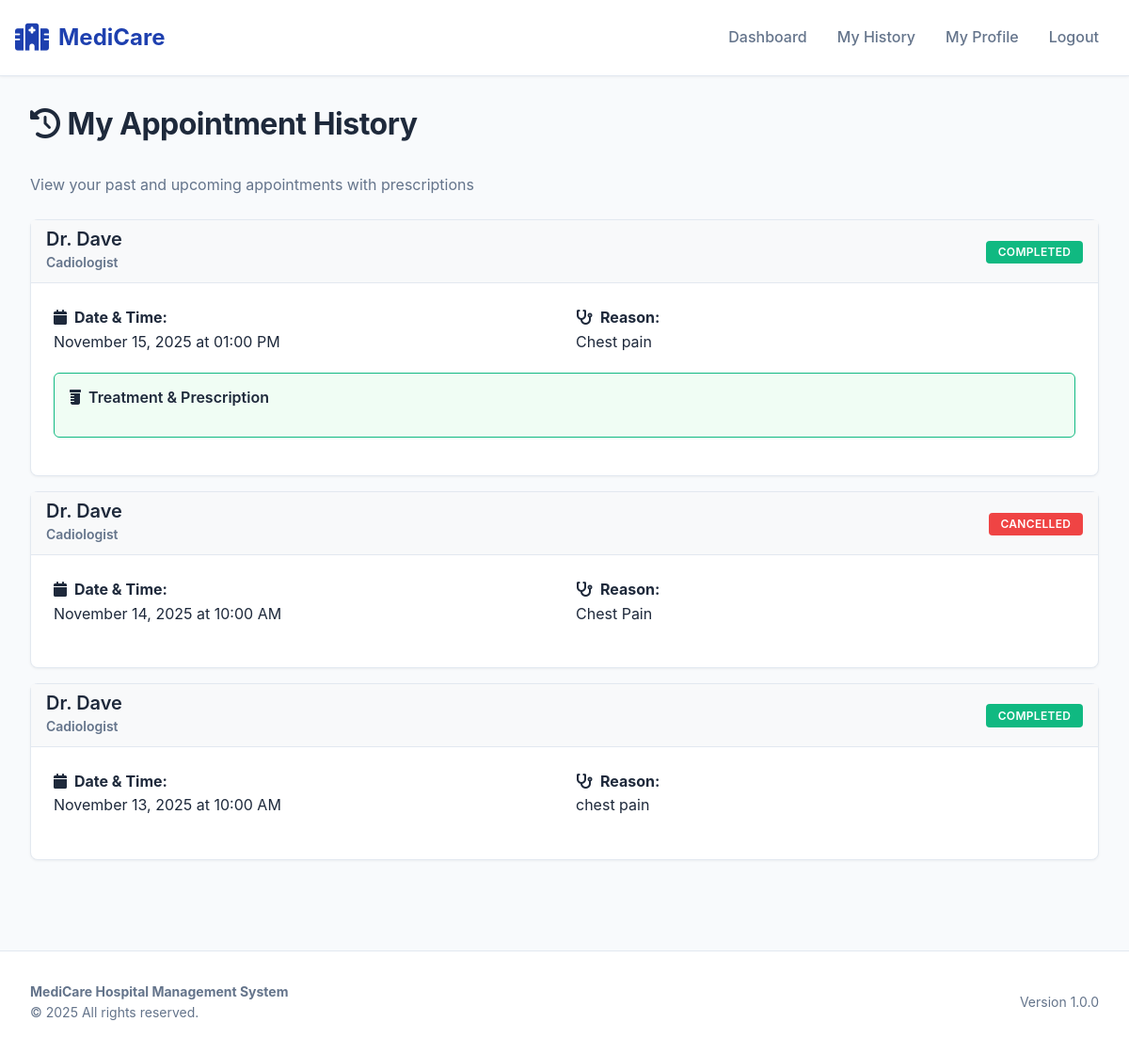
Screenshot of /patient/history/3 with the database file from the repository.
### application/models.py (models this page shows)
class Appointment(db.Model):
    __tablename__ = "appointments"
    id = db.Column(db.Integer, primary_key=True)
    user_id = db.Column(db.Integer, db.ForeignKey('user.id'), nullable=False)        # if your users table is 'user'
    doctor_id = db.Column(db.Integer, db.ForeignKey('doctors.id'), nullable=False)   # point to doctors table
    appointment_date = db.Column(db.DateTime, nullable=False)
    slot_id = db.Column(db.Integer, db.ForeignKey('slots.id'), nullable=True)
    reason = db.Column(db.String(500))   # store short reason
    status = db.Column(db.String(20), nullable=False, default='scheduled')
    created_at = db.Column(db.DateTime, default=datetime.utcnow)
    __table_args__ = (
        db.UniqueConstraint('doctor_id', 'appointment_date', name='uix_doctor_appointment_dt'),
    )

class Doctors(db.Model):
    id = db.Column(db.Integer, primary_key=True)
    name = db.Column(db.String(80), nullable = False)
    specialization = db.Column(db.String(100), nullable = False)
    email = db.Column(db.String(100), unique = True, nullable = False)
    password = db.Column(db.String(20), nullable = False)
    is_active = db.Column(db.Boolean, default=True, nullable=False)
    requests = db.relationship('Appointment', backref='doctor', lazy=True)
    slots = db.relationship('Slot', backref='doctor', lazy=True)

### application/controllers.py (the view)
@app.route('/patient/history/<int:user_id>')
def patient_history(user_id):
    user = User.query.get(user_id)
    if not user or user.type != 'user':
        return redirect('/login')
    appointments = Appointment.query.filter_by(user_id=user_id).order_by(Appointment.appointment_date.desc()).all()
    return render_template('patient_history.html', user=user, appointments=appointments)

### templates/patient_history.html (shortened to what this page needs)
{% extends "base.html" %}
{% block nav_items %}
    <li class="nav-item">
        <a class="nav-link" href="/home/{{ user.id }}">Dashboard</a>
    </li>
    <li class="nav-item">
        <a class="nav-link" href="/patient/history/{{ user.id }}">My History</a>
    </li>
    <li class="nav-item">
        <a class="nav-link" href="/patient/profile/{{ user.id }}">My Profile</a>
    </li>
    <li class="nav-item">
        <a class="nav-link" href="/logout">Logout</a>
    </li>
{% endblock %}
{% block content %}
<h1 class="page-title">
    <i class="fas fa-history me-2"></i>My Appointment History
</h1>
<p class="text-muted mb-4">View your past and upcoming appointments with prescriptions</p>
{% if appointments %}
    {% for appt in appointments %}
        <div class="card mb-3">
            <div class="card-header bg-light">
                <div class="d-flex justify-content-between align-items-center">
                    <div>
                        <h5 class="mb-0">Dr. {{ appt.doctor.name }}</h5>
                        <small class="text-muted">{{ appt.doctor.specialization }}</small>
                    </div>
                    <div>
                        {% if appt.status == 'scheduled' %}
                            <span class="badge badge-warning">Scheduled</span>
                        {% elif appt.status == 'completed' %}
                            <span class="badge badge-success">Completed</span>
                        {% else %}
                            <span class="badge badge-danger">Cancelled</span>
                        {% endif %}
                    </div>
                </div>
            </div>
            <div class="card-body">
                <div class="row mb-3">
                    <div class="col-md-6">
                        <p class="mb-1">
                            <strong><i class="fas fa-calendar me-2"></i>Date & Time:</strong><br>
                            {{ appt.appointment_date.strftime('%B %d, %Y at %I:%M %p') }}
                        </p>
                    </div>
                    <div class="col-md-6">
                        <p class="mb-1">
                            <strong><i class="fas fa-stethoscope me-2"></i>Reason:</strong><br>
                            {{ appt.reason }}
                        </p>
                    </div>
                </div>
                {% if appt.status == 'completed' and appt.prescription %}
                    <div class="alert alert-success mt-3">
                        <h6 class="mb-3">
                            <i class="fas fa-prescription-bottle me-2"></i>Treatment & Prescription
                        </h6>
                    </div>
                {% endif %}
            </div>
        </div>
    {% endfor %}
{% else %}
    <div class="empty-state">
        <i class="fas fa-inbox"></i>
        <h5>No appointments found</h5>
        <p><a href="/home/{{ user.id }}">Book an appointment</a> to get started</p>
    </div>
{% endif %}
{% endblock %}

### templates/base.html (style rules this page uses)
:root { --primary: #1e40af; --primary-dark: #1e3a8a; --primary-light: #3b82f6; --secondary: #64748b; --success: #10b981; --warning: #f59e0b; --danger: #ef4444; --light-bg: #f8fafc; --border-color: #e2e8f0; --text-primary: #1e293b; --text-secondary: #64748b; }
* { margin: 0; padding: 0; box-sizing: border-box; }
body { background-color: var(--light-bg); color: var(--text-primary); font-family: -apple-system, BlinkMacSystemFont, 'Segoe UI', Roboto, 'Helvetica Neue', Arial, sans-serif; line-height: 1.6; }
.nav-link { color: var(--text-secondary) !important; font-weight: 500; margin: 0 8px; transition: color 0.2s ease; }
.page-title { font-size: 2rem; font-weight: 700; color: var(--text-primary); margin-bottom: 2rem; letter-spacing: -0.5px; }
h1, h2, h3, h4, h5, h6 { color: var(--text-primary); font-weight: 600; }
.text-muted { color: var(--text-secondary) !important; }
.card { border: 1px solid var(--border-color); border-radius: 8px; box-shadow: 0 1px 3px rgba(0, 0, 0, 0.05); transition: all 0.2s ease; margin-bottom: 1.5rem; }
.card-header { background: var(--light-bg); border-bottom: 1px solid var(--border-color); font-weight: 600; color: var(--text-primary); }
.card-body { padding: 1.5rem; }
.badge { padding: 0.4rem 0.8rem; font-size: 0.75rem; font-weight: 600; border-radius: 4px; text-transform: uppercase; letter-spacing: 0.3px; }
.badge-success { background: var(--success); color: white; }
.badge-danger { background: var(--danger); color: white; }
.alert { border: 1px solid; border-radius: 6px; padding: 1rem; }
.alert-success { background-color: #f0fdf4; border-color: var(--success); color: #15803d; }

### rows the page displays
Appointment: doctor.name "Dave", doctor.specialization "Cadiologist", status "COMPLETED", appointment_date "November 15, 2025 at 01:00 PM", reason "Chest pain"
Appointment: doctor.name "Dave", doctor.specialization "Cadiologist", status "CANCELLED", appointment_date "November 14, 2025 at 10:00 AM", reason "Chest Pain"
Appointment: doctor.name "Dave", doctor.specialization "Cadiologist", status "COMPLETED", appointment_date "November 13, 2025 at 10:00 AM", reason "chest pain"
